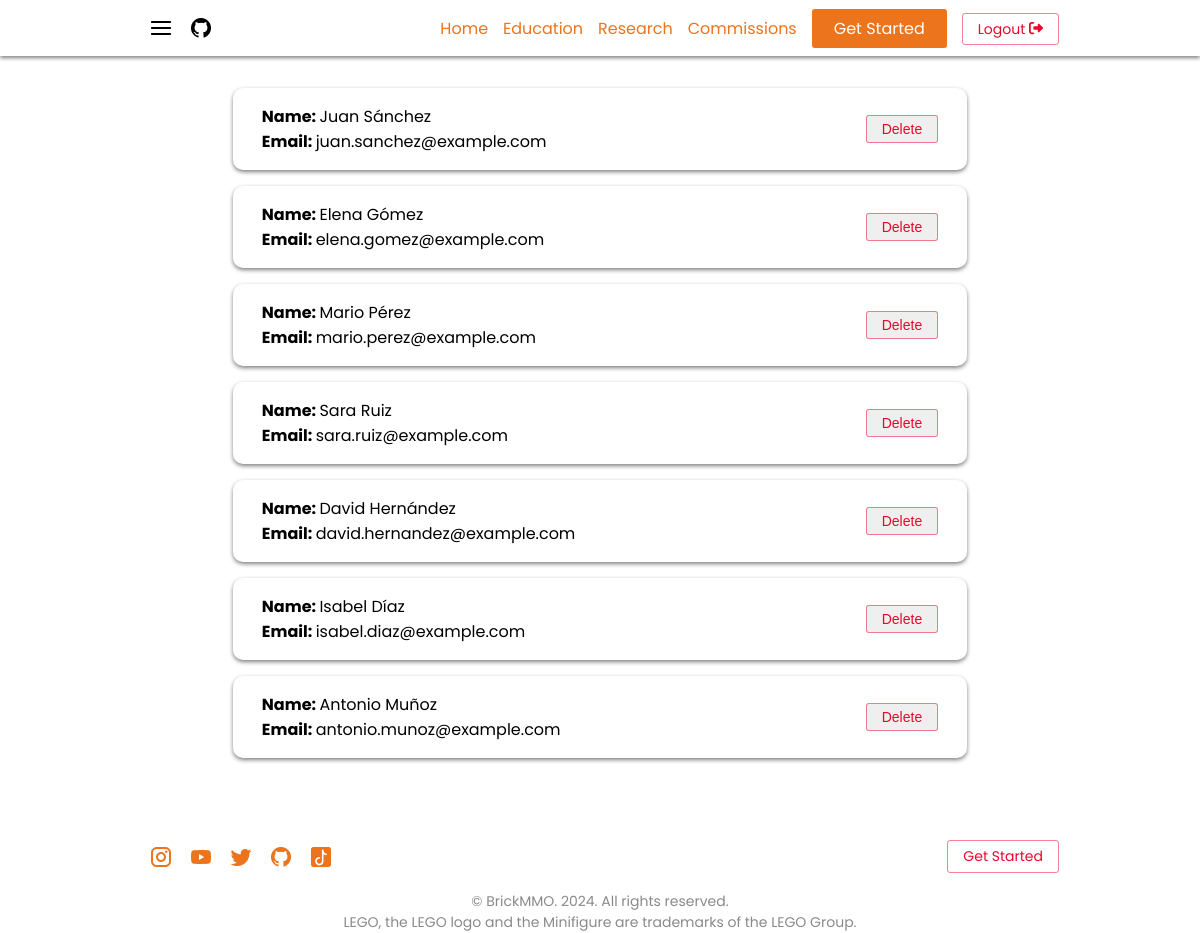
The page /admin-list-participants.php?event_id=4 (signed in) on the database its author committed.
### tables this page shows
CREATE TABLE participants (
    id INT(20) UNSIGNED NOT NULL AUTO_INCREMENT PRIMARY KEY, 
    first_name VARCHAR(255) NOT NULL, 
    last_name VARCHAR(255) NOT NULL, 
    email VARCHAR(255) NOT NULL,
    event_id INT(10) UNSIGNED NOT NULL,
    FOREIGN KEY (event_id) REFERENCES events(id) ON DELETE CASCADE,
    UNIQUE KEY unique_email_event (email, event_id));

### admin-list-participants.php (the view, shortened to what this page needs)
<?php
include("includes/database.php");
include("includes/header.php");
?>
<?php
    $query = 'SELECT * FROM participants WHERE event_id = '.$_GET["event_id"].'';
    $result = mysqli_query($connect, $query);
?>
<main class="section-list-participants">
    <div class="content-wrapper">
        <?php if (mysqli_num_rows($result) > 0) {
            while($record = mysqli_fetch_assoc($result)): ?>
                <div class="item-container-admin">
                    <div class="event-content event-content-admin">
                        <div>
                            <p class="size-16"><?php echo '<span class="bold">Name: </span>'.$record["first_name"].' '.$record["last_name"].''; ?></p>
                            <p class="size-16"><?php echo '<span class="bold">Email: </span>'.$record["email"].''; ?></p>
                        </div>
                        <form  action="admin-delete-participant.php" method="post">
                            <button type="submit" name="delete-participant" class="delete-participant">Delete</button>
                        </form>
                    </div>
                </div>
            <?php endwhile;
        } else{
            echo "<h1 class='no-participants'>There are no participants assisting to this event</h1>";
        }?>
    </div>
</main>
<?php
include("includes/footer.php");
?>

### includes/header.php (shortened to what this page needs)
<!DOCTYPE html>
<html lang="en">
<head>
    <link rel="stylesheet" type="text/css" href="./css/styles.css">
</head>
<body>
    <header>
        <div class="content-wrapper container-header">
            <div class="container-header-burger">
                <img src="./images/burger.png" alt="" class="header-left" id="burger">
                <a href="https://github.com/BrickMMO" ><img src="./images/github.png" alt="" class="header-left"></a>
            </div>
            <nav>
                <ul class="menu">
                    <li><a href="https://brickmmo.com/">Home</a></li>
                    <li><a href="https://brickmmo.com/education">Education</a></li>
                    <li><a href="https://brickmmo.com/research">Research</a></li>
                    <li><a href="https://brickmmo.com/commissions">Commissions</a></li>
                    <li><a href="https://brickmmo.com/get-started" class="get-started">Get Started</a></li>
                    <?php
                        if(isset($_SESSION['id'])){
                            echo '<li><a href="admin-logout.php" class="logout">Logout <span class="fa-solid fa-right-from-bracket"></span></a></li>';
                        }
                    ?>
                </ul>
            </nav>
        </div>
    </header>
    <div>

### includes/footer.php (shortened to what this page needs)
        </div>
        <footer class="content-wrapper">
            <div class="container-footer">
                <div class="icons-footer">
                    <a href="https://www.instagram.com/brickmmo/" class="icon-footer">
                        <img src="./images/instagram.png" alt="Instagram footer icon">
                    </a>
                    <a href="https://www.youtube.com/channel/UCJJPeP10HxC1qwX_paoHepQ" class="icon-footer">
                        <img src="./images/youtube.png" alt="Youtube footer icon">
                    </a>
                    <a href="https://twitter.com/brickmmo" class="icon-footer">
                        <img src="./images/twitter.png" alt="Twitter footer icon">
                    </a>
                    <a href="https://github.com/BrickMMO" class="icon-footer">
                        <img src="./images/github2.png" alt="Github footer icon">
                    </a>
                    <a href="https://www.tiktok.com/@brickmmo" class="icon-footer">
                        <img src="./images/tiktok.png" alt="Tiktok footer icon">
                    </a>
                </div>
                <a href="https://brickmmo.com/get-started" class="get-started-footer">Get Started</a>
            </div>
            <div class="copyright-text">
                <p class="footer-text">&copy; BrickMMO. 2024. All rights reserved.</p>
                <p class="footer-text">LEGO, the LEGO logo and the Minifigure are trademarks of the LEGO Group.</p>
            </div>
        </footer>
    </body>
</html>

### css/styles.css (style rules this page uses)
:root { --orange: #EB741D; --gray: #8A8A8A; --light-blue: #F7F9FC; --red: rgb(235, 6, 44); --green: rgb(64, 145, 108); }
body { font-family: 'Poppins', sans-serif; margin: 0; }
header { box-shadow: 0 2px 4px gray; position: relative; z-index: 1; }
.header-left { padding: 8px; }
.container-header-burger { display: flex; align-items: center; }
.container-header-burger a { height: 40px; }
.menu { display: flex; list-style: none; margin: 0; padding: 0; column-gap: 15px; }
.get-started { color: white; padding: 8px 22px; background-color: var(--orange); border-radius: 3px; transition: box-shadow 250ms; }
.get-started-footer, .redirect-main-page, .cancel-confirm-admin, .logout, .delete-participant { color: var(--red); padding: 5px 15px; font-size: 14px; border-radius: 3px; border: 1px solid rgba(235, 6, 44, 0.5); transition: box-shadow 250ms; }
.content-wrapper { max-width:918px; margin:0 auto; }
h2, p { margin: 0; }
p { font-size: 14px; }
.section-events, .section-list-participants { margin: 32px 0 79px 0; }
.container-header, .container-hero, .container-footer { display: flex; justify-content: space-between; align-items: center; }
.container-footer { align-items: center; }
.icons-footer { display: flex; }
.icon-footer { display: block; height: 22px; padding: 8px; }
.container-header { align-items: center; padding: 8px 0; }
.event-content { margin: 16px 13px; }
.footer-text { text-align: center; color: var(--gray); }
.copyright-text { margin-top: 16px; }
a { text-decoration:none; color: var(--orange); }
.event-content-admin { display: flex; justify-content: space-between; align-items: center; padding: 1em; }
.item-container-admin { flex-basis: 294px; box-shadow: 0 2px 4px gray; border-radius: 10px; max-width: 80%; margin: 0 auto; }
.bold { font-weight: bold; }
.size-16 { font-size: 16px; }

### rows shown on the page
participants: first_name "Juan", last_name "Sánchez", email "juan.sanchez@example.com"
participants: first_name "Elena", last_name "Gómez", email "elena.gomez@example.com"
participants: first_name "Mario", last_name "Pérez", email "mario.perez@example.com"
participants: first_name "Sara", last_name "Ruiz", email "sara.ruiz@example.com"
participants: first_name "David", last_name "Hernández", email "david.hernandez@example.com"
participants: first_name "Isabel", last_name "Díaz", email "isabel.diaz@example.com"
participants: first_name "Antonio", last_name "Muñoz", email "antonio.munoz@example.com"
